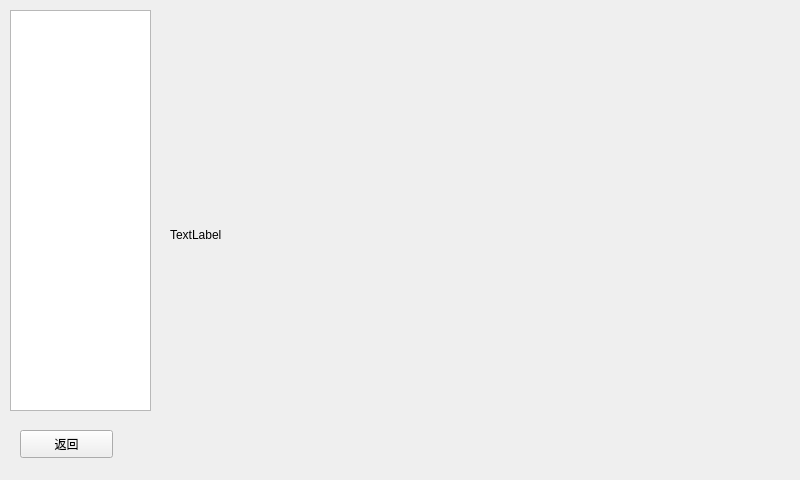
<?xml version="1.0" encoding="UTF-8"?>
<ui version="4.0">
 <class>photoview</class>
 <widget class="QMainWindow" name="photoview">
  <property name="geometry">
   <rect>
    <x>0</x>
    <y>0</y>
    <width>800</width>
    <height>480</height>
   </rect>
  </property>
  <property name="windowTitle">
   <string>MainWindow</string>
  </property>
  <widget class="QWidget" name="centralwidget">
   <widget class="QListWidget" name="listWidget">
    <property name="geometry">
     <rect>
      <x>10</x>
      <y>10</y>
      <width>141</width>
      <height>401</height>
     </rect>
    </property>
   </widget>
   <widget class="QLabel" name="label">
    <property name="geometry">
     <rect>
      <x>170</x>
      <y>10</y>
      <width>610</width>
      <height>450</height>
     </rect>
    </property>
    <property name="text">
     <string>TextLabel</string>
    </property>
   </widget>
   <widget class="QPushButton" name="pushButton">
    <property name="geometry">
     <rect>
      <x>20</x>
      <y>430</y>
      <width>93</width>
      <height>28</height>
     </rect>
    </property>
    <property name="text">
     <string>返回</string>
    </property>
   </widget>
  </widget>
 </widget>
 <resources/>
 <connections/>
</ui>
